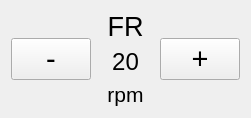
       <widget class="QWidget" name="layoutWidget_2">
        <property name="geometry">
         <rect>
          <x>480</x>
          <y>120</y>
          <width>251</width>
          <height>103</height>
         </rect>
        </property>
        <layout class="QHBoxLayout" name="horizontalLayout_2">
         <item>
          <widget class="QPushButton" name="pushButton_minFR">
           <property name="font">
            <font>
             <pointsize>22</pointsize>
             <underline>false</underline>
            </font>
           </property>
           <property name="text">
            <string>-</string>
           </property>
          </widget>
         </item>
         <item>
          <layout class="QVBoxLayout" name="verticalLayout_2">
           <item>
            <widget class="QLabel" name="label_10">
             <property name="font">
              <font>
               <pointsize>20</pointsize>
              </font>
             </property>
             <property name="layoutDirection">
              <enum>Qt::LeftToRight</enum>
             </property>
             <property name="text">
              <string>FR</string>
             </property>
             <property name="alignment">
              <set>Qt::AlignCenter</set>
             </property>
            </widget>
           </item>
           <item>
            <widget class="QLabel" name="label_fr">
             <property name="font">
              <font>
               <pointsize>18</pointsize>
              </font>
             </property>
             <property name="layoutDirection">
              <enum>Qt::LeftToRight</enum>
             </property>
             <property name="text">
              <string>20</string>
             </property>
             <property name="alignment">
              <set>Qt::AlignCenter</set>
             </property>
            </widget>
           </item>
           <item>
            <widget class="QLabel" name="label_11">
             <property name="font">
              <font>
               <pointsize>16</pointsize>
              </font>
             </property>
             <property name="layoutDirection">
              <enum>Qt::LeftToRight</enum>
             </property>
             <property name="text">
              <string>rpm</string>
             </property>
             <property name="alignment">
              <set>Qt::AlignCenter</set>
             </property>
            </widget>
           </item>
          </layout>
         </item>
         <item>
          <widget class="QPushButton" name="pushButton_moreFR">
           <property name="font">
            <font>
             <pointsize>22</pointsize>
            </font>
           </property>
           <property name="text">
            <string>+</string>
           </property>
          </widget>
         </item>
        </layout>
       </widget>
